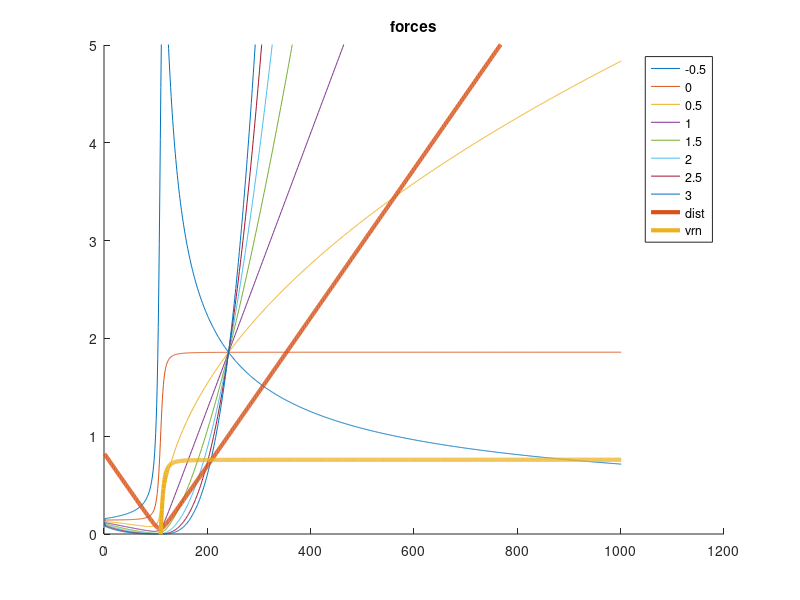

This figure's MATLAB source:
clear all
close all
n_particles = 2;
t_max = 10;
dt = 0.01;
t_durn = 0:dt:t_max;


% particle params
m = 1;
k=1;
damping_frac = 0.8;
R = 1;

% initial vals
x = zeros(n_particles,length(t_durn));
y = zeros(n_particles,length(t_durn));

vx = zeros(n_particles,length(t_durn));
vy = zeros(n_particles,length(t_durn));

vrn_vec = zeros(1,length(t_durn));

force_e_x = zeros(1,length(t_durn));
force_e_y = zeros(1,length(t_durn));

force_d_x = zeros(1,length(t_durn));
force_d_y = zeros(1,length(t_durn));

% intialise
x(1,1) = rand;
x(2,1) = rand;

y(1,1) = rand;
y(2,1) = rand;

d = sqrt( (x(1,1) - x(2,1))^2  +  (y(1,1) - y(2,1))^2 );
if d >= 2*R
    while d > 2*R
        x(1,1) = rand;
        x(2,1) = rand;
        
        y(1,1) = rand;
        y(2,1) = rand;
        
        d = sqrt( (x(1,1) - x(2,1))^2  +  (y(1,1) - y(2,1))^2 );
    end
end

vx(1,1) = rand;
vx(2,1) = rand;

vy(1,1) = rand;
vy(2,1) = rand;
    t=2; ord = 1;
    d = sqrt( (x(1,t-1) - x(2,t-1))^2  +  (y(1,t-1) - y(2,t-1))^2 );
    force_e = k*(d^ord);
    dx = ( x(1,t-1) - x(2,t-1) );
    dy = ( y(1,t-1) - y(2,t-1) );
    force_e_x(t-1) = force_e*(abs(dx)/d);
    force_e_y(t-1) = force_e*(abs(dy)/d);

    v1x = vx(1,t-1);
    v1y = vy(1,t-1);

    v2x = vx(2,t-1);
    v2y = vy(2,t-1);

    unit_vec = [dx, dy]./d;
    v1n = v1x*unit_vec(1) + v1y*unit_vec(2);
    v2n = v2x*unit_vec(1) + v2y*unit_vec(2);
    vrn = v1n - v2n;
    vrn_vec(t-1) = vrn;

    %     force_d = damping_frac*sqrt(2*m*k)*vrn;
% according to other paper, so that penetration power can be kept at both
% terms
    force_d = damping_frac*(d^ord)*sqrt(2*m*k)*vrn;
    force_d_x(t-1) = force_d*(abs(dx)/d);
    force_d_y(t-1) = force_d*(abs(dy)/d);
figure
hold on
 for ord=-0.5:0.5:3
 
 for t=2:length(t_durn)
    d = sqrt( (x(1,t-1) - x(2,t-1))^2  +  (y(1,t-1) - y(2,t-1))^2 );
   
    force_e = k*(d^ord);
    dx = ( x(1,t-1) - x(2,t-1) );
    dy = ( y(1,t-1) - y(2,t-1) );
    force_e_x(t) = force_e*(abs(dx)/d);
    force_e_y(t) = force_e*(abs(dy)/d);


    v1x = vx(1,t-1);
    v1y = vy(1,t-1);

    v2x = vx(2,t-1);
    v2y = vy(2,t-1);

    unit_vec = [dx, dy]./d;
    v1n = v1x*unit_vec(1) + v1y*unit_vec(2);
    v2n = v2x*unit_vec(1) + v2y*unit_vec(2);
    vrn = v1n - v2n;
    vrn_vec(t) = vrn;
%     force_d = damping_frac*sqrt(2*m*k)*vrn;
% according to other paper, so that penetration power can be kept at both
% terms
    force_d = damping_frac*(d^ord)*sqrt(2*m*k)*vrn;
    force_d_x(t) = force_d*(abs(dx)/d);
    force_d_y(t) = force_d*(abs(dy)/d);

    for n=1:n_particles
        vx(n,t) =  vx(n,t-1)+ (  (-1^n)*(force_e_x(t) + force_d_x(t))/m   )*dt;
        vy(n,t) =  vy(n,t-1) + (  (-1^n)*(force_e_y(t) + force_d_y(t))/m   )*dt;
    end
    
    for n=1:n_particles
        x(n,t) = x(n,t-1) + vx(n,t)*dt;
        y(n,t) = y(n,t-1) + vy(n,t)*dt;
    end
 end % t
 plot(sqrt( (force_e_x + force_d_x).^2 + (force_e_y + force_d_y).^2  ))
 
 end% end of ord
    plot( sqrt( (x(1,:)-x(2,:)).^2 + (y(1,:)-y(2,:)).^2 ), 'LineWidth',3 )
    plot(vrn_vec,'LineWidth',3)

    legend([strsplit(num2str(-0.5:0.5:3)), 'dist', 'vrn'])
    ylim([0, 5])
%     xlim([0. 5])
    title('forces')
    hold off

    

 